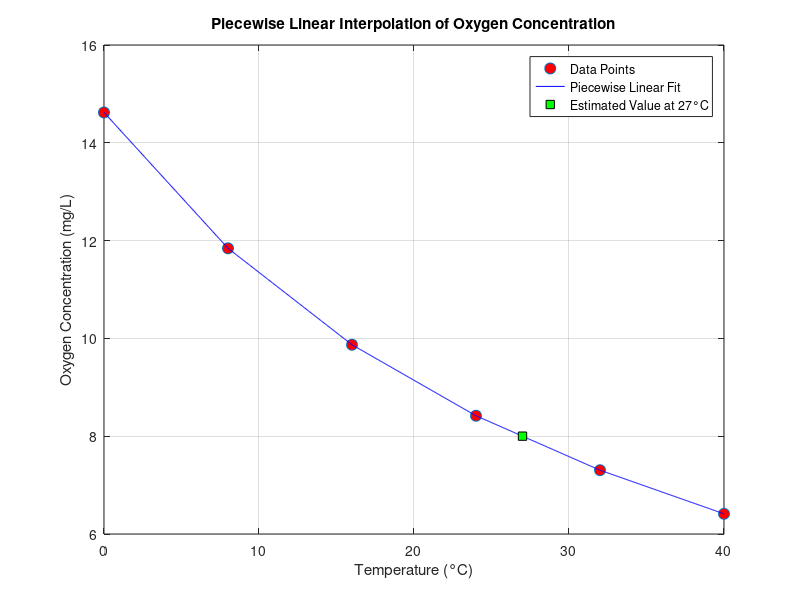

Reproduce this figure in MATLAB.
% Given data points
T = [0, 8, 16, 24, 32, 40]; % Temperature in degrees Celsius
O = [14.621, 11.843, 9.870, 8.418, 7.305, 6.413]; % Oxygen concentration in mg/L

% Fit piecewise linear interpolation
piecewiseLinear = @(T_query) interp1(T, O, T_query, 'linear');

% Estimate oxygen concentration at 27 degrees Celsius
O_at_27 = piecewiseLinear(27);

% Display the estimated oxygen concentration
fprintf('The estimated oxygen concentration at 27°C is %.3f mg/L\n', O_at_27);

% Plot the data and the piecewise linear interpolation
T_dense = linspace(min(T), max(T), 1000); % A dense range for a smooth plot
O_dense = piecewiseLinear(T_dense);

figure; % Create a new figure
plot(T, O, 'o', 'MarkerFaceColor', 'r', 'MarkerSize', 8); % Plot the data points
hold on; % Hold the figure for the next plot
plot(T_dense, O_dense, 'b-'); % Plot the piecewise linear interpolation
plot(27, O_at_27, 'ks', 'MarkerFaceColor', 'g'); % Plot the estimated value at 27°C
xlabel('Temperature (°C)');
ylabel('Oxygen Concentration (mg/L)');
title('Piecewise Linear Interpolation of Oxygen Concentration');
legend('Data Points', 'Piecewise Linear Fit', 'Estimated Value at 27°C');
grid on; % Add a grid for better readability

% Print the exact value for comparison
fprintf('The exact oxygen concentration at 27°C is 7.986 mg/L\n');

